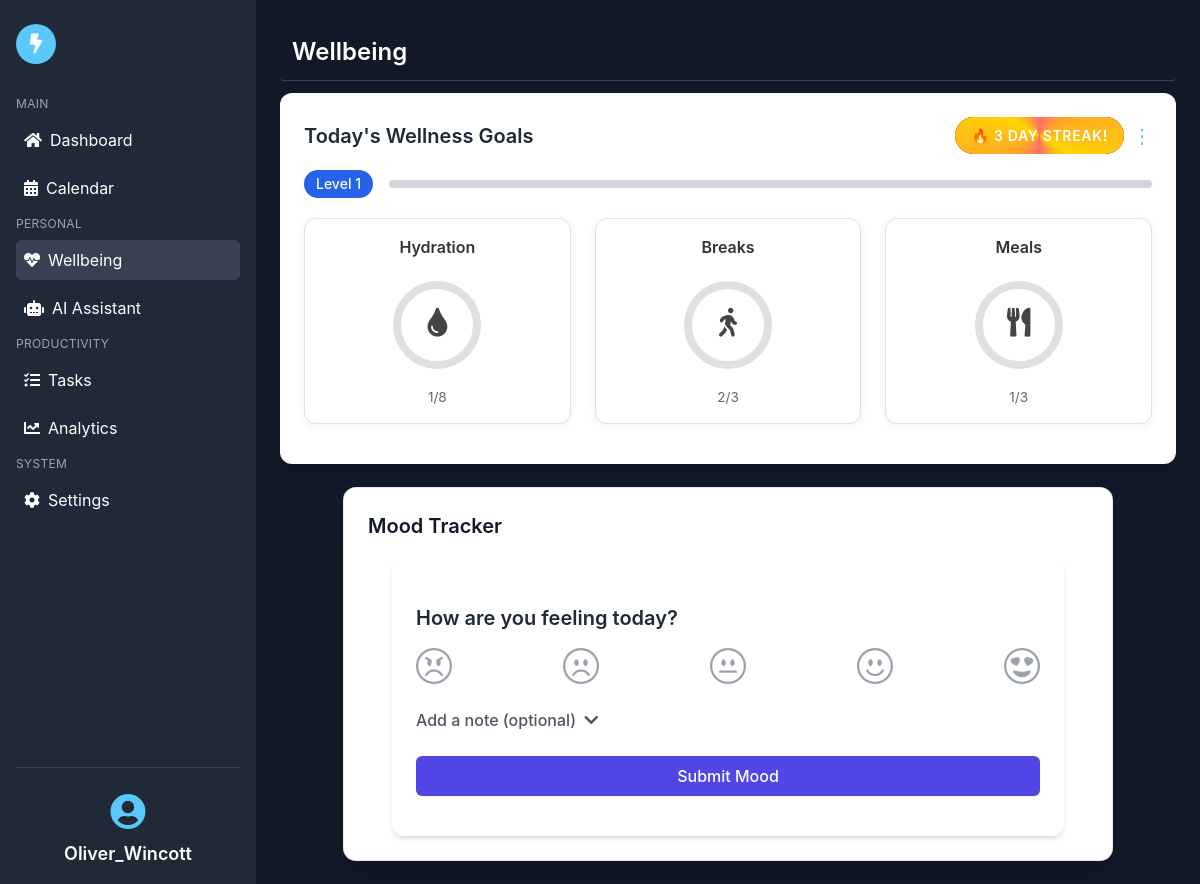
Page /wellbeing/ (signed in) on the earlier database version.
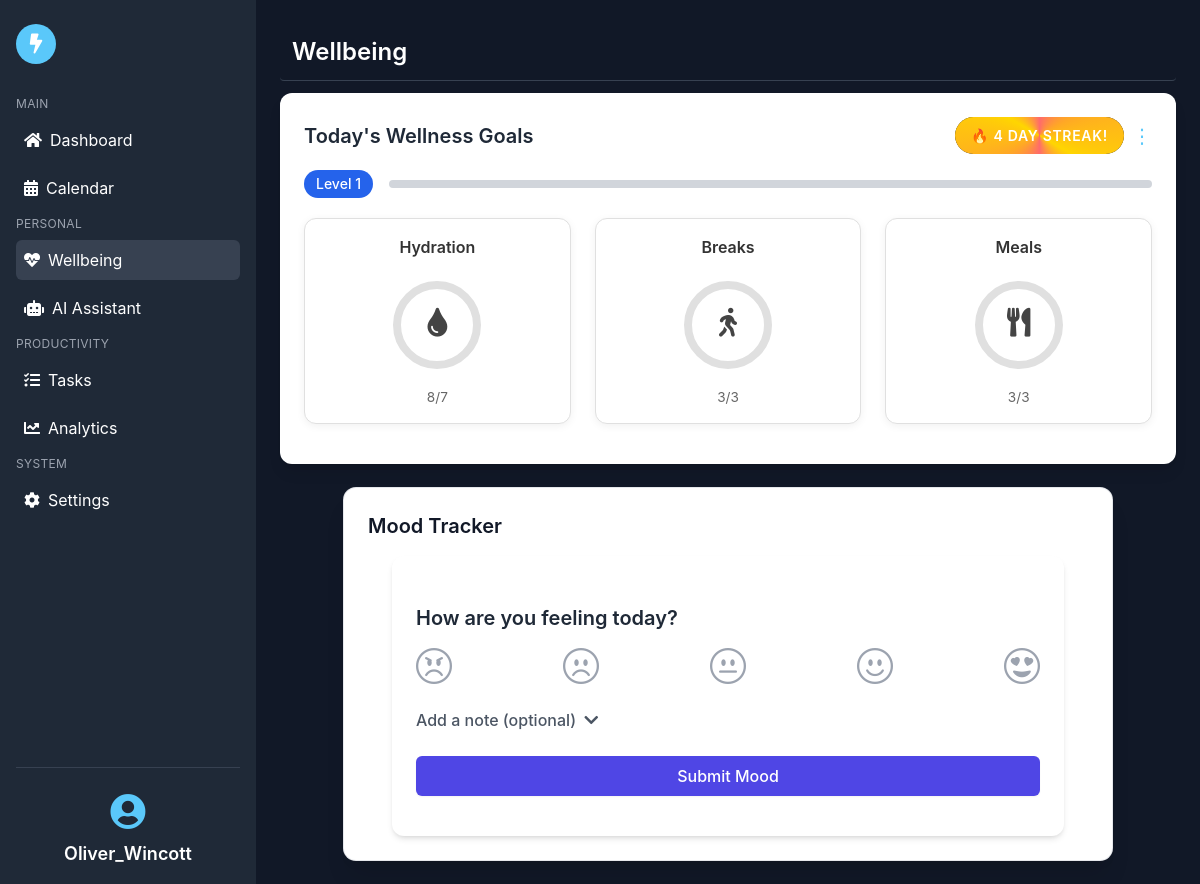
Same page on the later database version.
### calendar_app/models.py (models this page shows, shortened)
class DailyWellness(models.Model):
    user = models.ForeignKey(User, on_delete=models.CASCADE)
    date = models.DateField(default=date.today)
    water_intake = models.IntegerField(default=0)
    movement_breaks = models.IntegerField(default=0)
    healthy_meals = models.IntegerField(default=0)
    water_goal = models.IntegerField(default=8)
    breaks_goal = models.IntegerField(default=3)
    meals_goal = models.IntegerField(default=3)
    goal_completed = models.BooleanField(default=False)  # for streaks
    level = models.IntegerField(default=1)               # for gamification
    xp = models.IntegerField(default=0)                  # experience points

### calendar_app/views.py (the view)
# urls.py: path('wellbeing/', views.wellbeing_view, name='wellbeing'),
@login_required
def wellbeing_view(request):
    reminders = Reminder.objects.filter(user=request.user)
    wellness, created = DailyWellness.objects.get_or_create(
        user=request.user,
        date=date.today()
    )
    today = now().date()
    yesterday = today - timedelta(days=1)
    wellness_entries = DailyWellness.objects.filter(user=request.user).order_by('-date')
    streak = 0
    skipped_today = False
    for entry in wellness_entries:
        if entry.date == today:
            if entry.goal_completed:
                streak += 1
            else:
                skipped_today = True
                continue  # Don't break yet — check yesterday
        elif entry.date == yesterday:
            if entry.goal_completed:
                streak += 1
            else:
                break
        elif entry.goal_completed:
            streak += 1
        else:
            break
    return render(request, 'wellbeing.html', {
        'reminders': reminders,
        'wellness': wellness,
        'wellness_streak': streak
    })

### calendar_app/templates/wellbeing.html (shortened to what this page needs)
{% load static %}
{% block head %}
<script src="https://cdn.tailwindcss.com"></script>
<link rel="stylesheet" href="https://cdnjs.cloudflare.com/ajax/libs/font-awesome/5.15.3/css/all.min.css"/>
{% endblock head %}
{% block content %}
<div class="min-h-screen bg-gray-900 text-white font-sans">
  <div class="flex flex-col md:flex-row">
    {% include 'includes/sidebar.html' %}
    <main class="flex-1 p-4 md:p-6">
      {% include 'includes/topbar.html' with page_title="Wellbeing" %}
      <section class="mb-6">
        <div class="bg-white text-gray-800 rounded-xl shadow-lg p-6">
          <div class="flex justify-between items-center mb-4">
            <h3 class="text-xl font-semibold">Today's Wellness Goals</h3>
            <div class="flex items-center space-x-2">
              <span class="streak-fire-badge">
                🔥 {{ wellness_streak }} day streak!
              </span>
              <button class="text-primary hover:text-blue-600 text-xl" id="editGoalsBtn" title="Edit Wellness Goals">&#8942;</button>
            </div>
          </div>
          <div class="flex items-center space-x-4 mb-5">
            <span id="wellness-level" class="bg-blue-600 text-white text-sm font-medium px-3 py-1 rounded-full">Level 1</span>
            <div class="flex-1 bg-gray-300 rounded-full h-2 overflow-hidden">
            </div>
          </div>
          {% include 'includes/wellness_stats.html' %}
        </div>
      </section>
      <section class="w-full flex justify-center">
        <div class="max-w-3xl w-full bg-white text-gray-900 rounded-xl p-6 shadow-xl ring-1 ring-gray-200">
          <h3 class="text-xl font-semibold mb-4">Mood Tracker</h3>
          {% include 'includes/mood_tracker.html' %}
        </div>
      </section>
    </main>
  </div>
</div>
{% endblock %}

### calendar_app/templates/includes/wellness_stats.html (shortened to what this page needs)
<div class="wellness-stats-container">
  <div class="wellness-card" data-type="water">
    <h6>Hydration</h6>
    <div class="progress-ring">
      <svg width="100" height="100">
        <circle class="bg" cx="50" cy="50" r="40" />
        <circle class="progress" cx="50" cy="50" r="40" stroke-dasharray="251.2" stroke-dashoffset="251.2" />
      </svg>
      <button class="progress-ring-icon update-btn" data-goal="water">
        <i class="fas fa-tint"></i>
      </button>
    </div>
    <div class="goal-text">
      <span id="water-progress">
        {{ wellness.water_intake|default:0 }}/{{ wellness.water_goal|default:8 }}
      </span>
    </div>
  </div>
  <div class="wellness-card" data-type="breaks">
    <h6>Breaks</h6>
    <div class="progress-ring">
      <svg width="100" height="100">
        <circle class="bg" cx="50" cy="50" r="40" />
        <circle class="progress" cx="50" cy="50" r="40" stroke-dasharray="251.2" stroke-dashoffset="251.2" />
      </svg>
      <button class="progress-ring-icon update-btn" data-goal="breaks">
        <i class="fas fa-walking"></i>
      </button>
    </div>
    <div class="goal-text">
      <span id="breaks-progress">
        {{ wellness.movement_breaks|default:0 }}/{{ wellness.breaks_goal|default:3 }}
      </span>
    </div>
  </div>
  <div class="wellness-card" data-type="meals">
    <h6>Meals</h6>
    <div class="progress-ring">
      <svg width="100" height="100">
        <circle class="bg" cx="50" cy="50" r="40" />
        <circle class="progress" cx="50" cy="50" r="40" stroke-dasharray="251.2" stroke-dashoffset="251.2" />
      </svg>
      <button class="progress-ring-icon update-btn" data-goal="meals">
        <i class="fas fa-utensils"></i>
      </button>
    </div>
    <div class="goal-text">
      <span id="meals-progress">
        {{ wellness.healthy_meals|default:0 }}/{{ wellness.meals_goal|default:3 }}
      </span>
    </div>
  </div>
</div>

Differences in the rows shown:
changed DailyWellness: water_intake "1" → "8"; water_goal "8" → "7"; movement_breaks "2" → "3"; healthy_meals "1" → "3"
Other differences:
{{ wellness_streak }}: "3" → "4"
